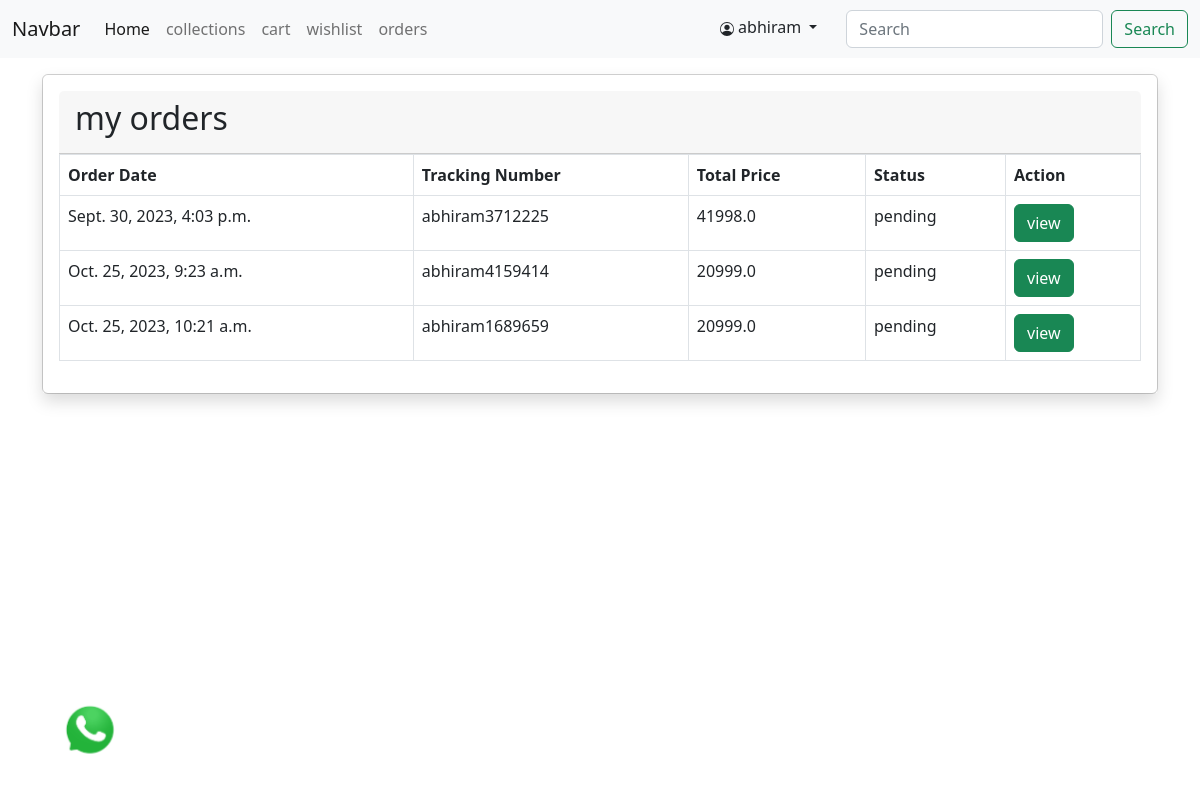
The app's page /myorders (signed in), older data.
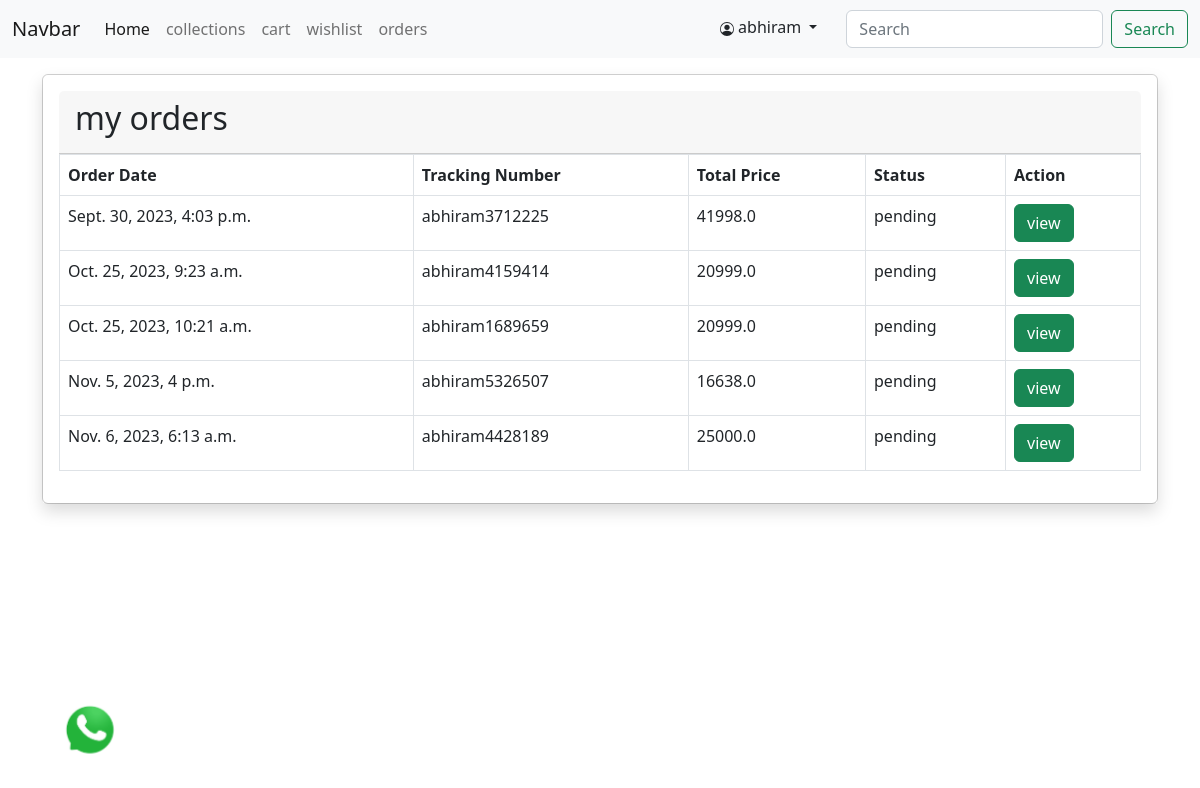
The same page, newer data.
### newapp/models.py (models this page shows, shortened)
class order(models.Model):
    user=models.ForeignKey(User,on_delete=models.CASCADE)
    fname=models.CharField(max_length=150,null=False)
    lname=models.CharField(max_length=150,null=False)
    email=models.EmailField(max_length=150,null=False)
    phone=models.CharField(max_length=150,null=False)
    address=models.TextField(null=False)
    city=models.CharField(max_length=150,null=False)
    state=models.CharField(max_length=150,null=False)
    country=models.CharField(max_length=150,null=False)
    pincode=models.CharField(max_length=150,null=False)
    totalprice=models.FloatField(null=False)
    payment_mode=models.CharField(max_length=150,null=False)
    payment_id=models.CharField(max_length=250, null=True)
    orderstatuses=(
        ('pending','pendibg'),
        ('out for shipping','out for shipping'),
        ('completed','completed')
    )
    status=models.CharField(max_length=150,choices=orderstatuses,default='pending')
    message=models.TextField(null=True)
    tracking_no=models.CharField(max_length=150,null=True)
    created_at=models.DateTimeField(auto_now_add=True)
    updated_at=models.DateTimeField(auto_now=True)

### newapp/views.py (the view)
# urls.py: path('myorders',views.myorders,name='myorders'),
def myorders(request):
    orders=order.objects.filter(user=request.user)
    context={'orders': orders}
    return render (request, "orders.html",context)

### newapp/templates/orders.html
{% extends "main.html" %}
{% block content %}
<div class="container mt-3">
    <div class="row">
        <div class="col-md-12 ">
            <div class="card">
                <div class="card-body shadow ">
                    <div class="card-header">
                        <h2>my orders</h2>
                    </div>
                    <table class="table table-bordered">
                        <thead>
                            <tr>
                                <th>Order Date</th>
                                <th>Tracking Number</th>
                                <th>Total Price</th>
                                <th>Status</th>
                                <th>Action</th>
                            </tr>
                        </thead>
                        <tbody>
                            {% for item in orders %}
                            <tr>
                                <td>{{ item.created_at}}</td>
                                <td>{{ item.tracking_no }}</td>
                                <td>{{ item.totalprice}}</td>
                                <td>{{ item.status }}</td>
                                <td>
                                    <a class="btn btn-success" href="{% url 'orderview' item.tracking_no %}">view</a>
                                </td>
                            </tr>
                            {% endfor %}
                        </tbody>
                    </table>
                </div>
            </div>
        </div>
    </div>
</div>
{% endblock content %}

Row changes from the older to the newer data that the page shows:
added order: created_at "Nov. 5, 2023, 4 p.m.", tracking_no "abhiram5326507", totalprice "16638.0", status "pending"
added order: created_at "Nov. 6, 2023, 6:13 a.m.", tracking_no "abhiram4428189", totalprice "25000.0", status "pending"
